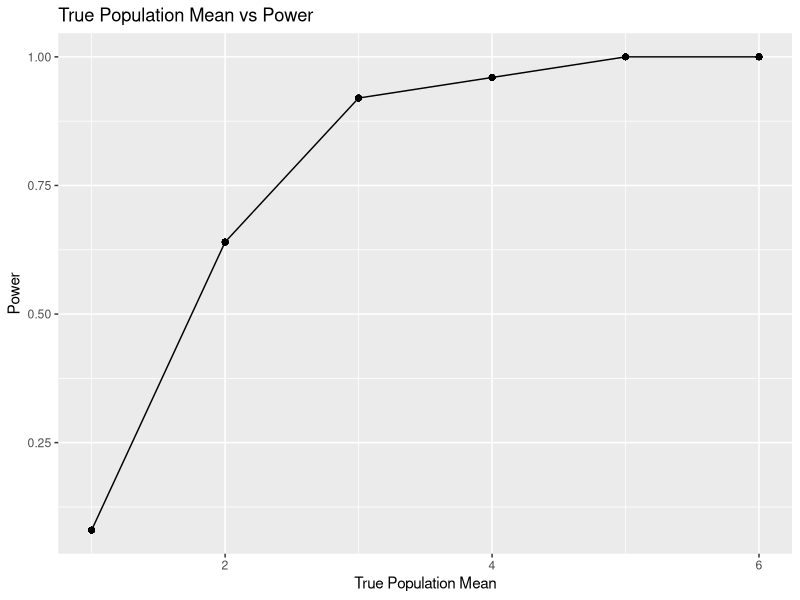
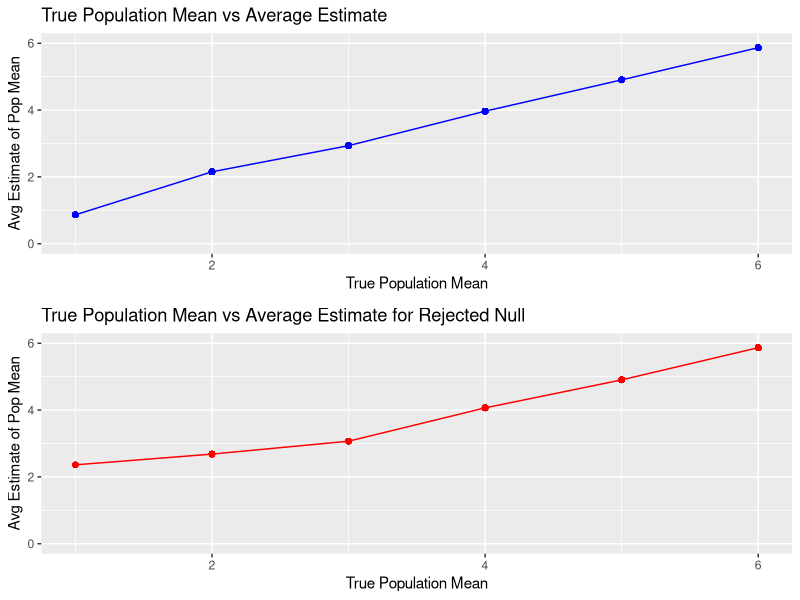

Write the R code that produced these figures, in order.
## ---- chunk 1
knitr::opts_chunk$set(echo = TRUE)

library(tidyverse)
library(gridExtra)

set.seed(4)
## ---- chunk 2
sim_mean_sd = function(n_obs = 30, mu, sigma = 5) {
  
  sim_data = tibble(
    x = rnorm(n = n_obs, mu, sd = sigma),
  )
  
  sim_data %>% 
    summarize(
      mu_hat = mean(x),
      p_value = (broom::tidy(t.test(x, mu = 0, conf.level = 0.95))$p.value)
    )
}
## ---- chunk 3
sim_results_df = 
  expand_grid(
    mu_list = c(1,2,3,4,5,6),
    iter = 1:50
  ) %>% 
  mutate(
    estimate_df = map(.x = mu_list, ~ sim_mean_sd(mu = .x))
  ) %>% 
  unnest(estimate_df)
sim_results_df
## ---- chunk 4
sim_results_df %>% 
  mutate(
    reject = case_when(p_value <= 0.05  ~ TRUE,
                        p_value > 0.05 ~ FALSE)) %>% 
  group_by(mu_list) %>% 
  mutate(power = mean(reject)) %>%
  ggplot(aes(x = mu_list, y = power)) + geom_line() + geom_point() + xlab("True Population Mean") + ylab("Power") + labs(title = "True Population Mean vs Power")
## ---- chunk 5
plot_1 = sim_results_df %>% 
  group_by(mu_list) %>%
  mutate(
    reject = case_when(p_value <= 0.05  ~ TRUE,
                        p_value > 0.05 ~ FALSE),
    avg_mu_hat = mean(mu_hat)
    ) %>% 
  ggplot(aes(mu_list)) + geom_line(aes(y = avg_mu_hat), color = "blue") + geom_point(aes(y = avg_mu_hat), color = "blue") + xlab("True Population Mean") + ylab("Avg Estimate of Pop Mean") + labs(title = "True Population Mean vs Average Estimate") + ylim(0, 6)
## ---- chunk 6
plot_2 = sim_results_df %>% 
  group_by(mu_list) %>%
  mutate(
    reject = case_when(p_value <= 0.05  ~ TRUE,
                        p_value > 0.05 ~ FALSE)) %>% 
  filter(reject == TRUE) %>% 
    mutate(avg_mu_hat_reject = mean(mu_hat)) %>% 
  ggplot(aes(mu_list)) + geom_line(aes(y = avg_mu_hat_reject), color = "red") + geom_point(aes(y = avg_mu_hat_reject), color = "red") + xlab("True Population Mean") + ylab("Avg Estimate of Pop Mean") + labs(title = "True Population Mean vs Average Estimate for Rejected Null") + ylim(0, 6)

grid.arrange(plot_1, plot_2)
